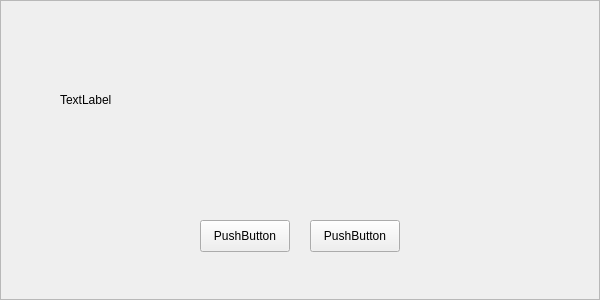
<?xml version="1.0" encoding="UTF-8"?>
<ui version="4.0">
 <class>Frame</class>
 <widget class="QFrame" name="Frame">
  <property name="geometry">
   <rect>
    <x>0</x>
    <y>0</y>
    <width>600</width>
    <height>300</height>
   </rect>
  </property>
  <property name="windowTitle">
   <string>Frame</string>
  </property>
  <property name="frameShape">
   <enum>QFrame::StyledPanel</enum>
  </property>
  <property name="frameShadow">
   <enum>QFrame::Raised</enum>
  </property>
  <widget class="QLabel" name="promptLabel">
   <property name="geometry">
    <rect>
     <x>60</x>
     <y>40</y>
     <width>480</width>
     <height>120</height>
    </rect>
   </property>
   <property name="text">
    <string>TextLabel</string>
   </property>
   <property name="UIClass" stdset="0">
    <string>wtext</string>
   </property>
  </widget>
  <widget class="QPushButton" name="yesButton">
   <property name="geometry">
    <rect>
     <x>200</x>
     <y>220</y>
     <width>90</width>
     <height>32</height>
    </rect>
   </property>
   <property name="text">
    <string>PushButton</string>
   </property>
   <property name="UIText" stdset="0">
    <string>110005</string>
   </property>
   <property name="UIClass" stdset="0">
    <string>wbutton</string>
   </property>
  </widget>
  <widget class="QPushButton" name="noButton">
   <property name="geometry">
    <rect>
     <x>310</x>
     <y>220</y>
     <width>90</width>
     <height>32</height>
    </rect>
   </property>
   <property name="text">
    <string>PushButton</string>
   </property>
   <property name="UIText" stdset="0">
    <string>110006</string>
   </property>
   <property name="UIClass" stdset="0">
    <string>wbutton</string>
   </property>
  </widget>
 </widget>
 <resources/>
 <connections/>
</ui>
